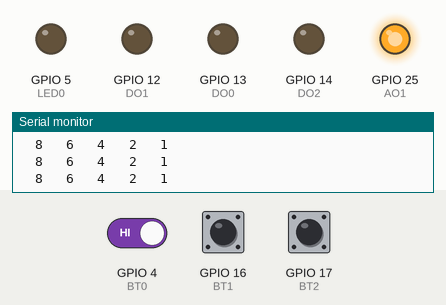
Simulated run of this sketch. Board: ESP32. On the bench: output pins drawn as LEDs (lit = HIGH), the last lines printed to the serial monitor. The test bench sets the inputs (shaded band); at power-on: GPIO 4 (BT0) HIGH, GPIO 16 (BT1) HIGH, GPIO 17 (BT2) HIGH.

Above: at 1.2 s.
1.3 s: GPIO 4 (BT0) driven LOW
At 2.2 s:
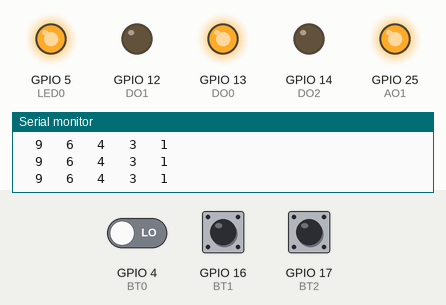
2.8 s: GPIO 16 (BT1) pulled LOW for 0.15 s
At 2.88 s:
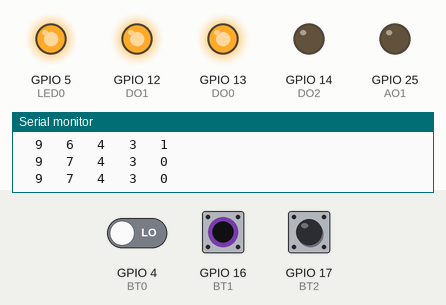
4.4 s: GPIO 17 (BT2) pulled LOW for 0.15 s
At 4.49 s:
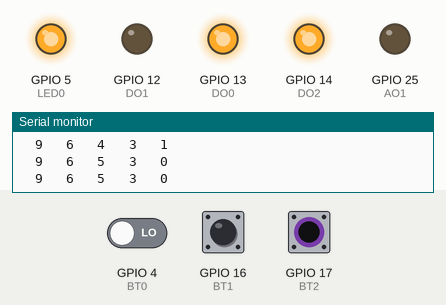
6.0 s: GPIO 17 (BT2) pulled LOW for 3.2 s
At 10.4 s:
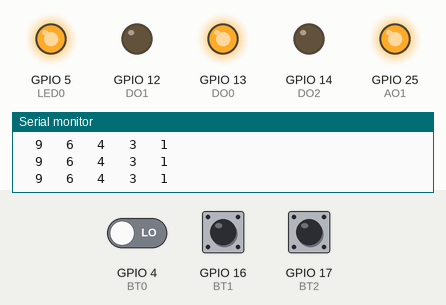
10.7 s: GPIO 4 (BT0) driven HIGH
At 11.9 s:
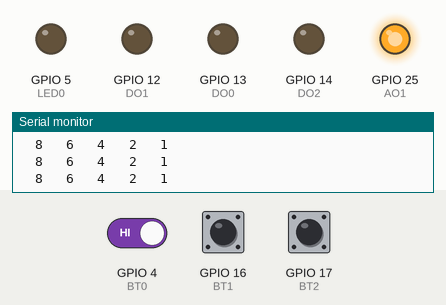
12.2 s: GPIO 16 (BT1) pulled LOW for 1 s
At 13.0 s:
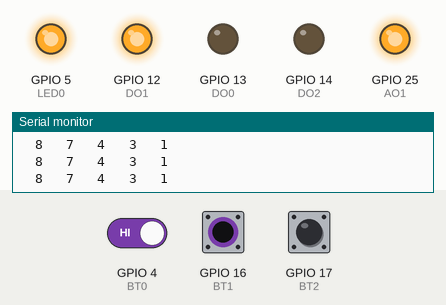
Timing chart, 0 to 15.2 s (numbered marks = the images above; inputs shaded):
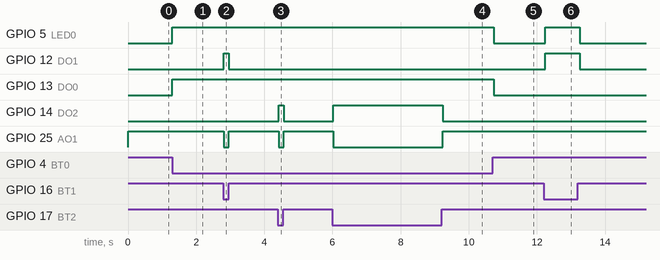

Measured:
- after the input at 1.3 s, GPIO 5 (LED0), GPIO 13 (DO0): LOW → HIGH at once
- after the input at 2.8 s, GPIO 12 (DO1): LOW → HIGH at once, → LOW 0.15 s later; GPIO 25 (AO1): HIGH → LOW at once, → HIGH 0.15 s later
- after the input at 4.4 s, GPIO 14 (DO2): LOW → HIGH at once, → LOW 0.15 s later; GPIO 25 (AO1): HIGH → LOW at once, → HIGH 0.15 s later
- after the input at 6.0 s, GPIO 14 (DO2): LOW → HIGH at once, → LOW 3.2 s later; GPIO 25 (AO1): HIGH → LOW at once, → HIGH 3.2 s later
- after the input at 10.7 s, GPIO 5 (LED0), GPIO 13 (DO0): HIGH → LOW at once
- after the input at 12.2 s, GPIO 5 (LED0), GPIO 12 (DO1): LOW → HIGH after 0.05 s, → LOW 1.0 s later

The sketch:

M1-03-Basic_DIO-Plot.ino
```cpp
/* Program : BASIC digital I/O
 * Contoh digital I/O, data bool dan operatornya
 * (c) Eko M. Budi, 2022
 */

#define BAUD 500000

// Pin Standar kit ESCOPE 2020 ESP32
#define DO0 13
#define DO1 12
#define DO2 14
#define DO3 27
#define DO4 33

#define DI0 32
#define DI1 35
#define DI2 34
#define DI3 39
#define DI4 36

#define AO0 26
#define AO1 25

#define LED0 5
#define BT0 4
#define BT1 16
#define BT2 17

// data
// menggunakan tipe bool untuk proses logika
bool d0, d1, d2;
bool dled0, dled1, dbuzzer;

// Fungsi untuk plot data ke serial plotter
void plotData() {
  char buff[40];
  sprintf(buff, "%3d %3d %3d %3d %3d", d0+8, d1+6, d2+4, dled0+2, dbuzzer);
  Serial.println(buff);
}


// Definisi pin rangkaian 4 LED
void setup() {
  Serial.begin(BAUD);
  Serial.println("\nBasic DIO");

  // Siapkan Output
  pinMode(DO0, OUTPUT);
  pinMode(DO1, OUTPUT);
  pinMode(DO2, OUTPUT);
  pinMode(LED0, OUTPUT);
  pinMode(AO1, OUTPUT);

  // Siapkan Input
  pinMode(BT0, INPUT);
  pinMode(BT1, INPUT_PULLUP);
  pinMode(BT2, INPUT_PULLUP);

  // Header Plot
  Serial.println("d0  d1  d2  dLED dBuzzer");
}


void loop() {
  // baca semua input, balik jika pullup
  d0 = !digitalRead(BT0);
  d1 = !digitalRead(BT1);
  d2 = !digitalRead(BT2);

  // prosess data
  // LED ON jika salah satu tombol ditekan
  dled0 = d0 || d1 || d2;

  // Alarm menyala jika ada 2 atau lebih tombol ditekan
  dled1 = d0&&d1 || d1&&d2 || d0&&d2;
  dbuzzer = !dled1;

  // tulis semua output
  digitalWrite(DO0, d0);
  digitalWrite(DO1, d1);
  digitalWrite(DO2, d2);
  digitalWrite(LED0, dled0);
  digitalWrite(AO1, dbuzzer);

  plotData();
  delay(50); // delay 20fps
}
```
